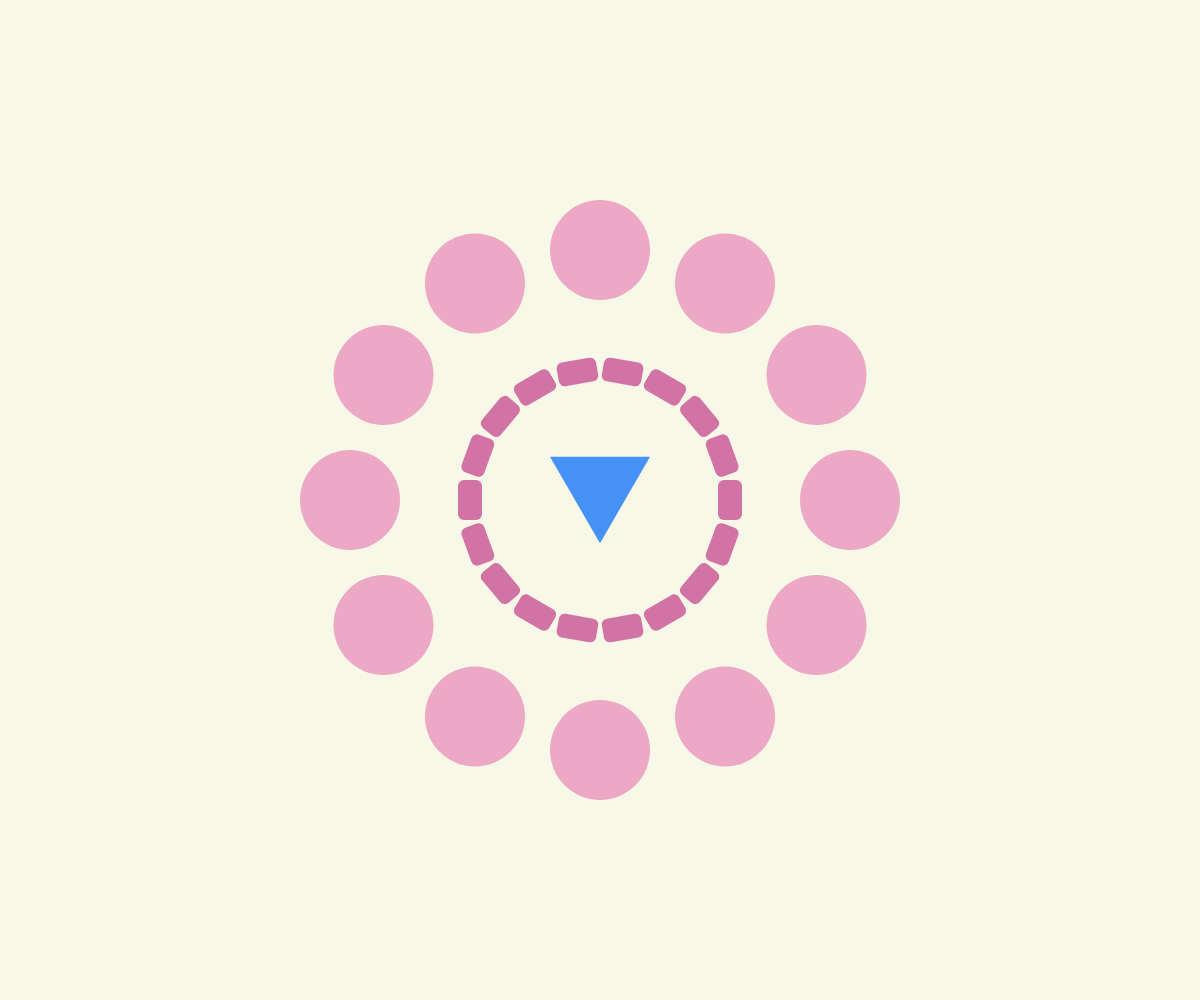
Frame 1 (no input)
Frame 60 (no input): identical to frame 1, image omitted
Frame 120 (the mouse pressed at the canvas centre since frame 60): identical to frame 1, image omitted

The p5.js sketch that drew this single still picture (run headless with seeded random() and noise() and a simulated clock; from frame 60 on, the mouse is pressed at the canvas centre):

// p5.js sketch
// ── sketch.js

// reflect second(): the outer petals pulsate once per second.  
// reflect minute(): The color of the center circle switches every minute 
// replect hour(): The background slowly shifts between day and night according to the hour 


// Outer circle/ circular petals
let outerCount = 12;// The number of petals on the outer circle
let radiusX = 250; // Outer circle radius
let circleDiameter = 100; // The diameter of the outer petal 

// Middle circle (rectangular petal)
let middleCount = 18; // The number of rectangular petals in the middle circle
let radiusY = 130; // Center circle radius
let rectWeight = 24;// The width of the rectangular petal in the center circle
let rectHeight = 40;  // The height of the rectangular petal in the center circle

// Philandering (inverted triangle
let triSide = 100; // Side length of this inverted triangle


function setup() {
  createCanvas(windowWidth, windowHeight);
  noStroke();
  rectMode(CENTER);//Convenient rectangle at the back to rotate around themselves

}

function draw() {
  background(248, 248, 232); 


  // Start doing the outer loop (circular petals)
  //It will reflect for second（） after that, with the outer petal pulsating once per second
  fill(236, 168, 196); // petal color
  for (let i = 0; i < outerCount; i++) { //loop 12 times (outerCount= 12 = number of petals)
    let thetaX = i * (360 / outerCount); //Calculate the angle of petals    
    let circleX = cos(radians(thetaX)) * radiusX;
    let circleY = sin(radians(thetaX)) * radiusX;

    push();
    translate(width /2, height/2);
    circle(circleX, circleY, circleDiameter);
    pop();

  }

  // start doing the Middle circle loop (rectangular petal)
    //It will reflect for minute（） after that, the middle circle’s color shifts once per minute 
  fill(210, 115, 165); 
  for (let j = 0; j < middleCount; j++) { // loop 18 times (middleCount= 18 = number of rectangular petals)
    let thetaM = j * (360 / middleCount); 
    let rectX = width / 2 + cos(radians(thetaM)) * radiusY;
    let rectY = height/ 2 + sin(radians(thetaM)) * radiusY;

    push();
    translate(rectX, rectY);
    rotate(radians(thetaM)); //Rotate according to the angle and the center of the rectangle itself
    rect(0, 0, rectWeight, rectHeight, 6);
    pop();
  }

  // start drawing a inverted triangle
  fill(70, 145, 245); // fill the inverted triangle
  let h = triSide * sqrt(3) / 2; // height of an equilateral triangle ≈ side * √3 / 2
  //Regarding sqrt(), I found it on the webpage of p5.js reference. 
  // This function is used to calculate the square root of a number.
  //  More detailed comments are in rename.

  push();
  translate(width/2, height/2); // move the origin(0,0) to the center of the canvas
  rotate(PI);//Rotate the entire regular triangle by 180 degrees to invert it

  //draw the regular triangle (symmetric around 0,0)
  //I provided a more detailed explanation of how to draw this triangle in the rename folder（with picture）
  triangle(
    -triSide/2,  h/2,   // left point
     triSide/2,  h/2,   // right point
     0,         -h/2    // top point
  );
  pop();

}
